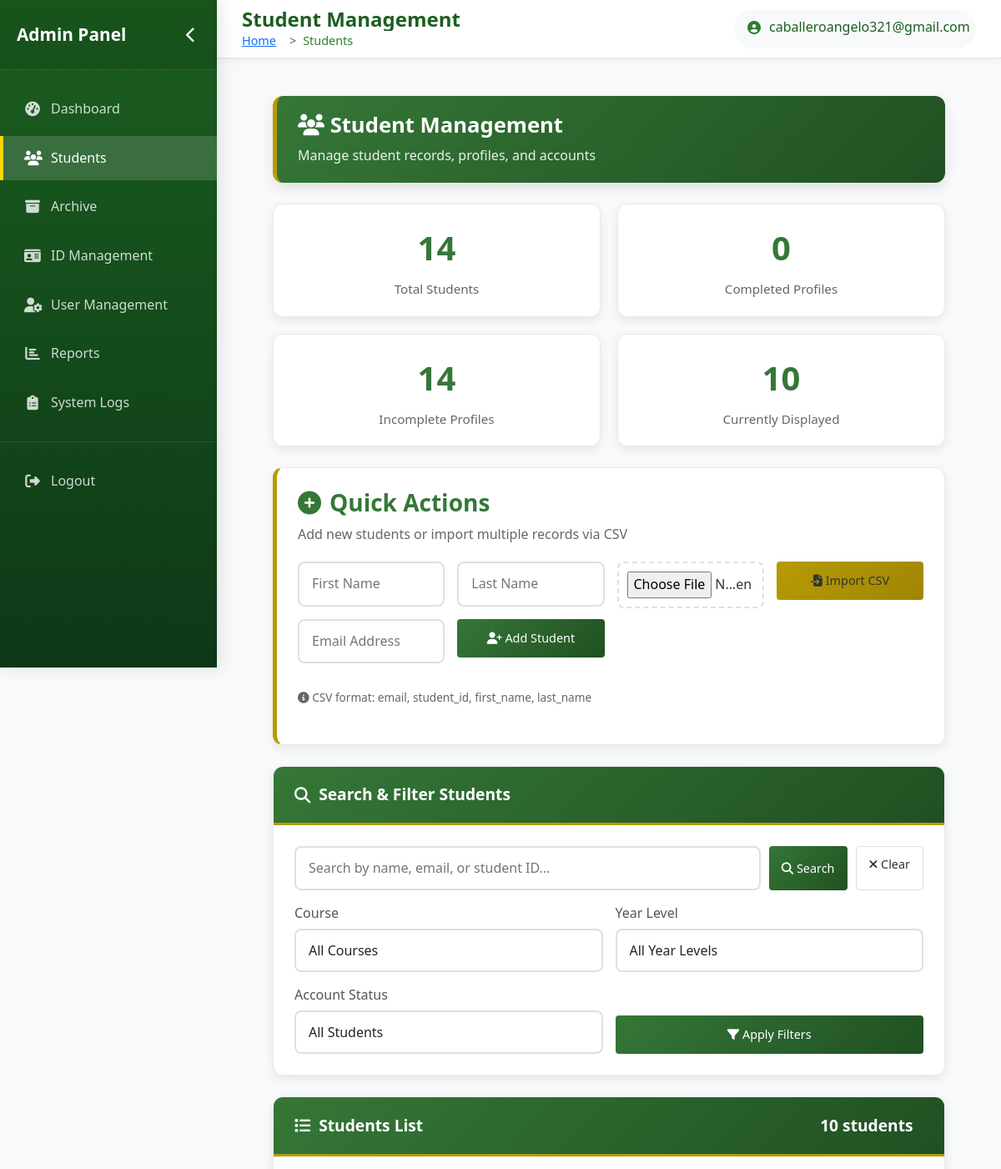
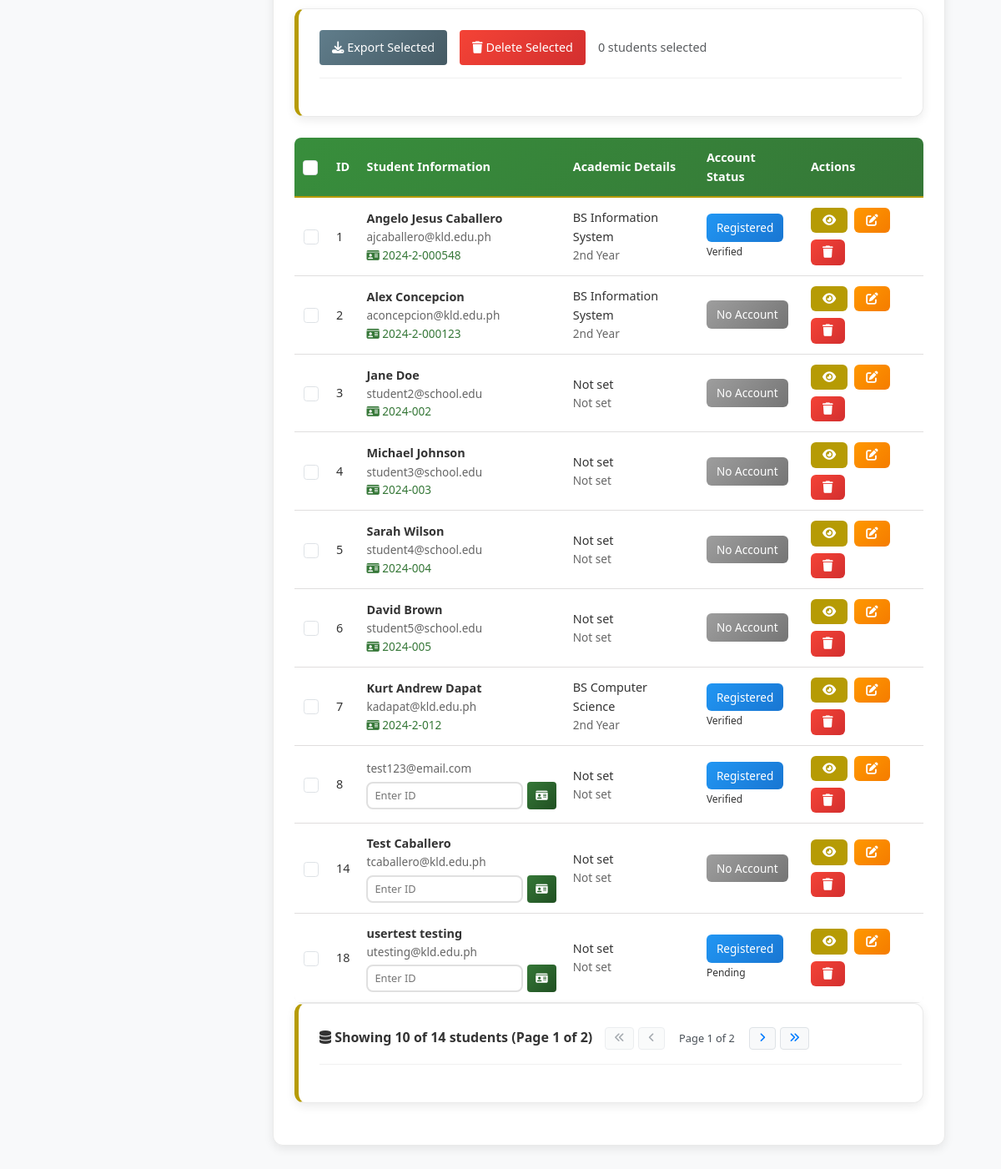
Page /admin/admin_students.php (signed in) on the committed database (2 pictures, top to bottom).
### tables this page shows
CREATE TABLE `student` (
  `id` int(11) NOT NULL,
  `student_id` varchar(50) DEFAULT NULL,
  `email` varchar(100) NOT NULL,
  `first_name` varchar(100) DEFAULT NULL,
  `last_name` varchar(100) DEFAULT NULL,
  `year_level` varchar(50) DEFAULT NULL,
  `course` varchar(100) DEFAULT NULL,
  `contact_number` varchar(20) DEFAULT NULL,
  `address` varchar(255) DEFAULT NULL,
  `photo` varchar(255) DEFAULT NULL,
  `password` varchar(255) NOT NULL,
  `created_at` timestamp NOT NULL DEFAULT current_timestamp(),
  `profile_completed` tinyint(1) DEFAULT 0,
  `emergency_contact` varchar(100) DEFAULT NULL,
  `dob` date DEFAULT NULL,
  `gender` enum('Male','Female') DEFAULT NULL,
  `blood_type` enum('A+','A-','B+','B-','AB+','AB-','O+','O-') DEFAULT NULL,
  `signature` varchar(255) DEFAULT NULL,
  `qr_code` varchar(255) DEFAULT NULL,
  `cor` varchar(255) DEFAULT NULL,
  `digital_id_generated_at` timestamp NULL DEFAULT NULL,
  `digital_id_path` varchar(255) DEFAULT NULL,
  `deleted_at` datetime DEFAULT NULL,
  `emergency_contact_name` varchar(255) DEFAULT NULL
);

### admin/admin_students.php (the view, shortened to what the rows shown need)
<?php
require_once 'classes/StudentManager.php';
$studentModel = new StudentManager();
$page = isset($_GET['page']) ? max(1, intval($_GET['page'])) : 1;
$perPage = 10;
$offset = ($page - 1) * $perPage;
$hasSearch = isset($_GET['search_keyword']) && !empty($_GET['search_keyword']);
$hasFilters = isset($_GET['course']) && $_GET['course'] !== '' ||
              isset($_GET['year_level']) && $_GET['year_level'] !== '' ||
              isset($_GET['profile_completed']) && $_GET['profile_completed'] !== '' ||
              isset($_GET['account_status']) && $_GET['account_status'] !== '';
if ($hasSearch) {
    $allStudents = $studentModel->searchStudents($_GET['search_keyword']);
    $totalRows = count($allStudents);
    $students = array_slice($allStudents, $offset, $perPage);
} else {
    $allStudents = $studentModel->getAllStudents();
    $students = array_slice($allStudents, $offset, $perPage);
}
foreach ($students as &$student) {
    $accountInfo = $studentModel->checkStudentHasAccount($student['email']);
}
require_once 'admin_header.php';
?>
<!DOCTYPE html>
<html lang="en">
<head>
    <link rel="stylesheet" href="../assets/css/admin.css">
    <link rel="stylesheet" href="https://cdnjs.cloudflare.com/ajax/libs/font-awesome/6.4.0/css/all.min.css">
</head>
<body>
    <div class="admin-container">
        <div class="page-header">
            <h2><i class="fas fa-users"></i> Student Management</h2>
        </div>
        <div class="admin-card">
            <div class="admin-card-body">
                <form method="POST" id="bulkForm">
                    <div class="table-responsive">
                        <table class="admin-table">
                            <thead>
                                <tr>
                                    <th class="select-all-cell">
                                        <input type="checkbox" id="selectAll" class="form-check-input">
                                    </th>
                                    <th>ID</th>
                                    <th>Student Information</th>
                                    <th>Academic Details</th>
                                    <th>Account Status</th>
                                    <th>Actions</th>
                                </tr>
                            </thead>
                            <tbody>
                                <?php if (empty($students)): ?>
                                <tr>
                                    <td colspan="7">
                                        <div class="empty-state">
                                            <i class="fas fa-users-slash"></i>
                                            <h4>No Students Found</h4>
                                            <p>No students match your current search criteria</p>
                                        </div>
                                    </td>
                                </tr>
                                <?php else: ?>
                                <?php foreach ($students as $student): ?>
                                <tr>
                                    <td class="select-all-cell">
                                        <input type="checkbox" name="student_ids[]" value="<?= $student['id'] ?>"
                                               class="form-check-input student-checkbox">
                                    </td>
                                    <td><?= $student['id'] ?></td>
                                    <td>
                                        <div style="font-weight: 600;"><?= htmlspecialchars($student['first_name'] . ' ' . $student['last_name']) ?></div>
                                        <div style="font-size: 0.85rem; color: #666;"><?= htmlspecialchars($student['email']) ?></div>
                                        <div style="font-size: 0.85rem;">
                                            <?php if (empty($student['student_id'])): ?>
                                            <form method="POST" class="inline-form" style="margin-top: 5px;">
    <div style="display: flex; gap: 5px;">
        <input type="text" name="student_id" class="form-input"
               placeholder="Enter ID" required style="padding: 4px 8px; font-size: 0.8rem;">
        <button type="submit" name="assign_student_id" class="btn btn-small btn-primary">
            <i class="fas fa-id-card"></i>
        </button>
    </div>
</form>
                                            <?php else: ?>
                                            <span style="color: var(--school-green); font-weight: 500;">
                                                <i class="fas fa-id-card"></i> <?= htmlspecialchars($student['student_id']) ?>
                                            </span>
                                            <?php endif; ?>
                                        </div>
                                    </td>
                                    <td>
                                        <div><?= htmlspecialchars($student['course'] ?? 'Not set') ?></div>
                                        <div style="font-size: 0.85rem; color: #666;"><?= htmlspecialchars($student['year_level'] ?? 'Not set') ?></div>
                                    </td>
                                    <td>
                                        <?php if ($student['has_account']): ?>
                                        <span class="status-badge status-registered">Registered</span>
                                        <div style="font-size: 0.75rem; margin-top: 2px;">
                                            <?= $student['is_verified'] ? 'Verified' : 'Pending' ?>
                                        </div>
                                        <?php else: ?>
                                        <span class="status-badge status-unregistered">No Account</span>
                                        <?php endif; ?>
                                    </td>
                                    <td>
                                        <div class="action-buttons">
                                            <a href="student_details.php?id=<?= $student['id'] ?>"
                                               class="btn-admin btn-view" title="View Details">
                                                <i class="fas fa-eye"></i>
                                            </a>
                                            <button type="button" onclick="openEditModal(<?= $student['id'] ?>)"
                                                    class="btn-admin btn-edit" title="Edit Student">
                                                <i class="fas fa-edit"></i>
                                            </button>
                                            <form method="POST" style="display: inline;">
                                                <button type="submit" name="delete_student"
                                                        class="btn-admin btn-danger" title="Delete Student"
                                                        onclick="return confirm('Are you sure you want to delete this student?')">
                                                    <i class="fas fa-trash"></i>
                                                </button>
                                            </form>
                                        </div>
                                    </td>
                                </tr>
                                <?php endforeach; ?>
                                <?php endif; ?>
                            </tbody>
                        </table>
                    </div>
                </form>
            </div>
        </div>
    </div>
</body>
</html>

### rows in the picture
student: id "1", first_name+last_name "Angelo Jesus Caballero", email "ajcaballero@kld.edu.ph", student "2024-2-000548", course "BS Information System", year_level "2nd Year", shows "Registered", shows "Verified"
student: id "7", first_name+last_name "Kurt Andrew Dapat", email "kadapat@kld.edu.ph", student "2024-2-012", course "BS Computer Science", year_level "2nd Year", shows "Registered", shows "Verified"
student: id "8", email "test123@email.com", course "Not set", year_level "Not set", shows "Registered", shows "Verified"
student: id "18", first_name+last_name "usertest testing", email "utesting@kld.edu.ph", course "Not set", year_level "Not set", shows "Registered", shows "Pending"

### other values in the picture
$_SESSION['email'] "caballeroangelo321@gmail.com"
$totalStudents "14"
$completedProfiles "0"
$incompleteProfiles "14"
count($students) "10"
$student['id'] "2"
$student['first_name'] . ' ' . $student['last_name'] "Alex Concepcion"
$student['email'] "aconcepcion@kld.edu.ph"
$student['student_id'] "2024-2-000123"
$student['course'] "BS Information System"
$student['year_level'] "2nd Year"
$student['id'] "3"
$student['first_name'] . ' ' . $student['last_name'] "Jane Doe"
$student['email'] "student2@school.edu"
$student['student_id'] "2024-002"
